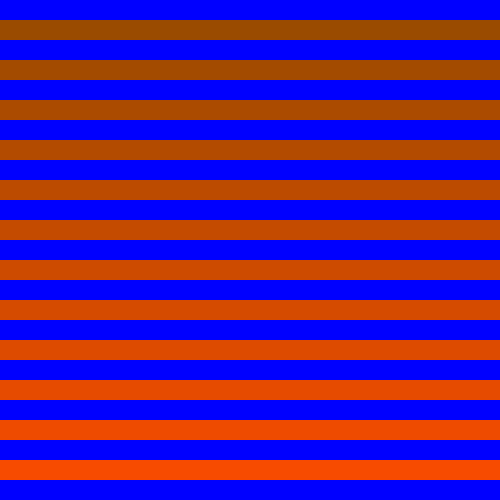
Frame 1 (no input)
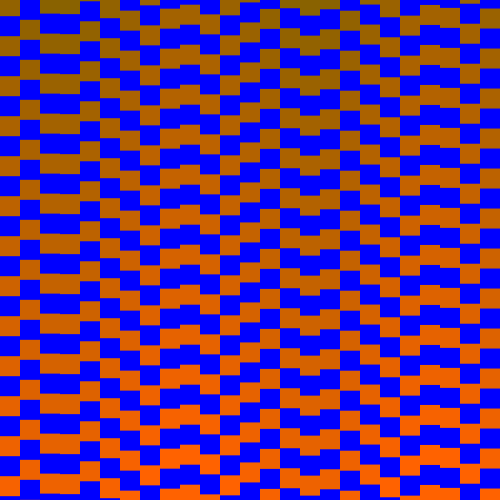
Frame 60 (no input)
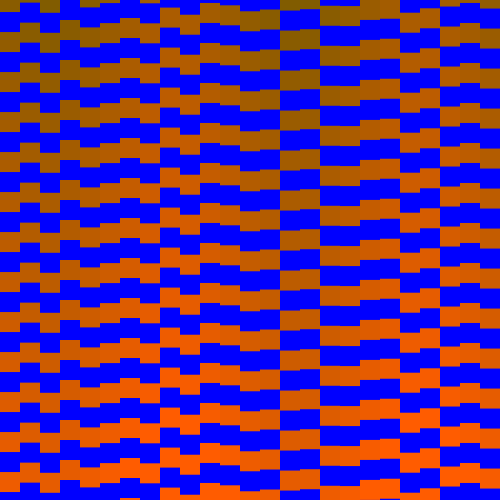
Frame 120 (the mouse pressed at the canvas centre since frame 60)

The p5.js sketch that drew these frames (run headless with seeded random() and noise() and a simulated clock; from frame 60 on, the mouse is pressed at the canvas centre):

// p5.js sketch
// ── sketch.js
//MultiModulation
//Eevi Rutanen
//Using a nested loop to draw multiple waveforms, modulating the colour and amplitude with additional sine waves

var phase, spacing, dotSize, frequency;
var ampMod, colorMod;
function setup(){
    createCanvas(500,500);
    phase = 0;
    xSpacing = 20; //spacing between dots
    ySpacing = 40; //spacing between dots
    ampMod = 0;
    colorMod = 0;
    frequency = 2;
    dotSize = 20;
    noStroke();
}
function draw(){
    background(0,0,255);
    for(var y = -100; y <= height+100; y+=ySpacing){
        for(var x = 0; x <= width; x+=xSpacing){
            var angle = map(x, 0, width, 0, TWO_PI);
            var red = map(y, 0, height, 150, 255);
            var green = map(sin(colorMod), -1, 1, 50, 100);
            var amplitude = map(sin(ampMod), -1, 1, -100, 100);
            fill(red,green,0);
            //calculate y position
            var dy = y + sin(angle*frequency+phase)*amplitude;
            rect(x,dy,dotSize);
        }
    }
    //increment inputs for sine functions
    ampMod+=0.01;
    colorMod+=0.02;
    phase+=0.005;
}
